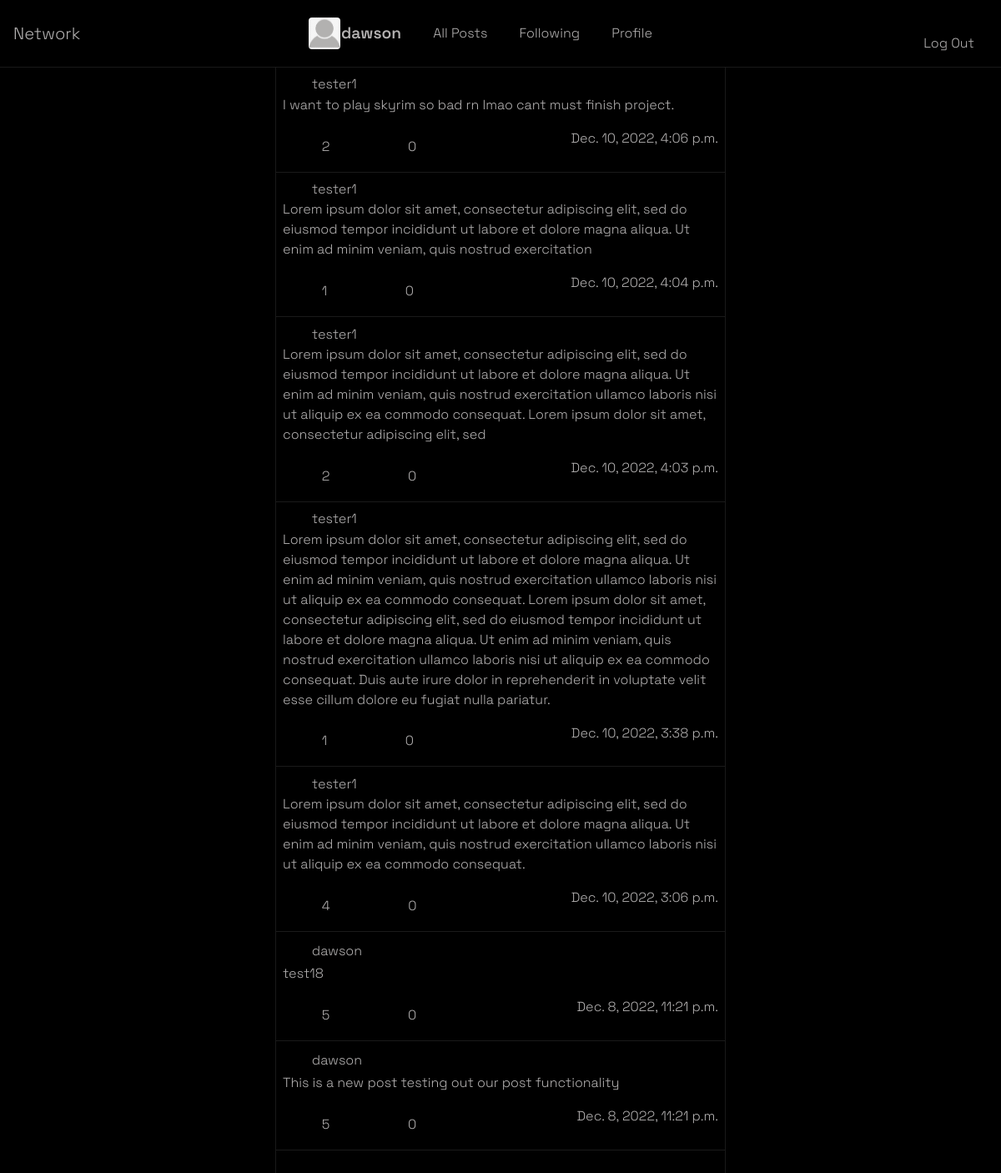
Page / (signed in) on the earlier database version.
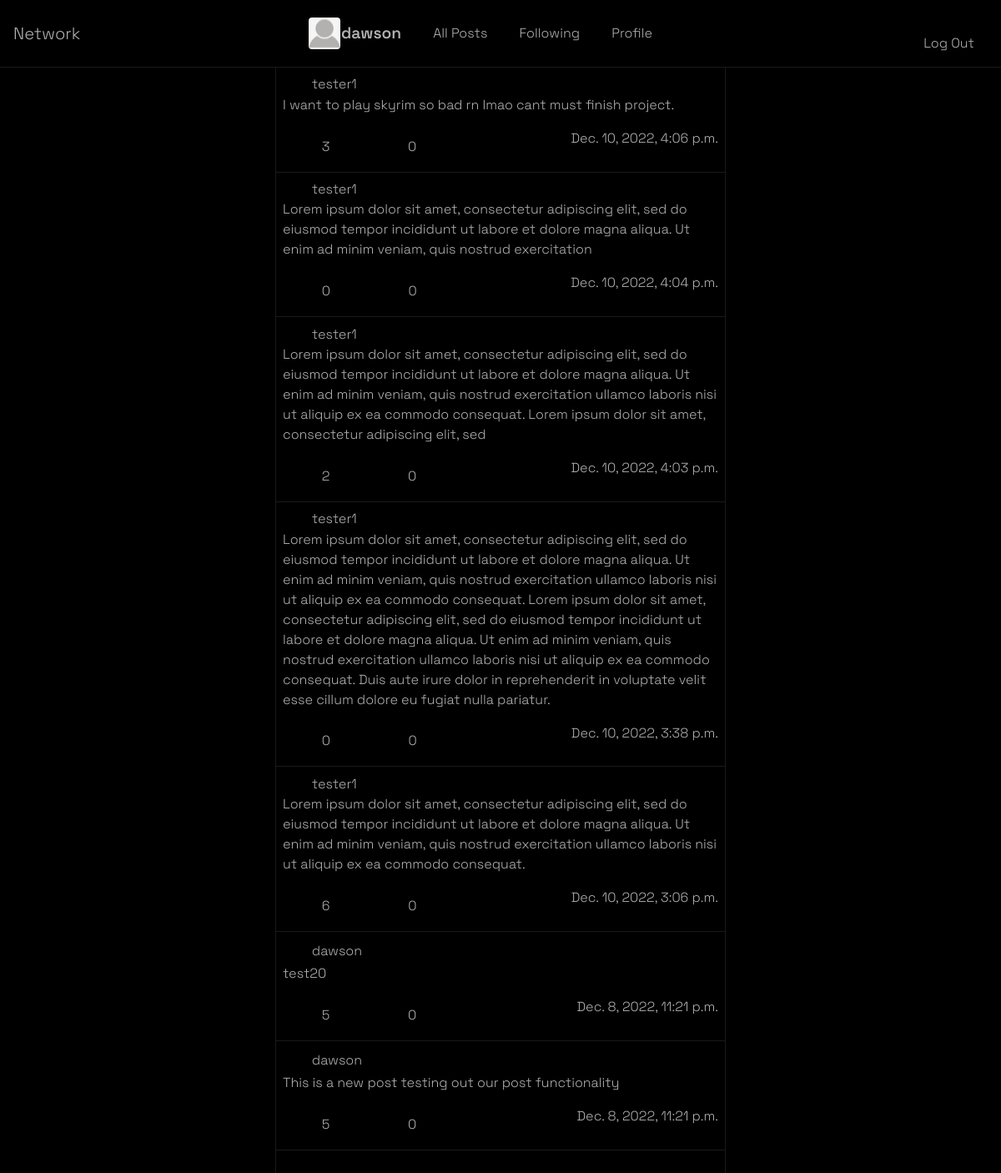
Same page on the later database version.
### network/models.py (models this page shows, shortened)
class User(AbstractUser):
    name = models.CharField(max_length=24, default="Incognito")
    bio = models.TextField(default="")
    profilePicture = models.ImageField(
        upload_to="network/static/images/", default=False, blank=True, null=True)
    followers = models.IntegerField(default=0)
    following = models.IntegerField(default=0)

class Post(models.Model):
    username = models.CharField(
        default='None', max_length=24, null=True, blank=True)
    caption = models.TextField(default="")
    timestamp = models.DateTimeField(auto_now_add=True)
    totalLikes = models.IntegerField(default=0)
    totalComments = models.IntegerField(default=0)

### network/views.py (the view, shortened to what this page needs)
# urls.py: path("", views.index, name="index"),
def index(request):
    posts = Post.objects.all().values()
    posts = posts.order_by("-timestamp").all()
    posts = Paginator(posts, 10)
    print(request)
    if posts.num_pages <= 5:
        return render(request, "network/index.html", {
            'postForm': PostForm,
            'numPages': posts.num_pages,
            'posts': posts.page(1).object_list,
        })
    return render(request, "network/index.html", {
        'postForm': PostForm,
        'numPages': posts.num_pages,
        'posts': posts.page(1).object_list,
    })

### network/templates/network/index.html (shortened to what this page needs)
{% extends "network/layout.html" %}
{% block body %}
    <div id='index-body'>
        <div id='post-container'>
            {% for i in posts %}
            <div class='single-post-container' id='{{ i.id }}'>
                <div class='user-info'>
                    <a class='profile-link' href='/profile/{{ i.username }}'><div id='{{ i.username }}' class='index-user-info-top'><box-icon id='profilePicIcon' name='user-circle' size='sm' color='rgb(230, 230, 230)'></box-icon>{{ i.username }}</div></a>
                    {% if i.username == user.username %}
                        <div class='edit-post'>
                            <button type="button" id='editPostButton' class="btn btn-dark" data-toggle="modal" data-target="#editPostPopup" data-whatever="@getbootstrap">
                                <box-icon animation='none' id='editPostSvg' name='plus-circle' size='30px' color="rgb(230, 230, 230)"></box-icon></button>
                        </div>
                    {% endif %}
                    </div>
                <div class='post-content'>
                    <p id='para_{{ i.id }}'>
                        {{ i.caption }}
                    </p>
                </div>
                <div class='post-footer'>
                    <div class='interactions'>
                        <form class='interaction-form' method='POST'>
                            <div class='interaction-form'>
                                <button type='submit' class='like interaction-button' name='{{ i.id }}'><box-icon color='white' size='sm' name='like' class='interaction-icons'></box-icon></button>
                                <p id='p-{{ i.id }}'>{{ i.totalLikes }}</p>
                            </div>
                            <div class='interaction-form'>
                                <button type='submit' class='dislike interaction-button' name='{{ i.id }}'><box-icon color='white' size='sm' name='dislike' class='interaction-icons'></box-icon></button>
                                <button type='submit' class='comment interaction-button' name='{{ i.id }}'><box-icon color='white' size='sm' name='comment' class='interaction-icons'></box-icon></button>
                                <p id='p-{{ i.id }}'>{{ i.totalComments }}</p>
                            </div>
                        </form>
                    </div>
                    <div class='post-timestamp'>
                        {{ i.timestamp }}
                    </div>
                </div>
            </div>
            {% endfor %}
            <nav aria-label="Page navigation example">
                <ul id='paginator-buttons' class="pagination">
                  <div>
                    <li class="disabled">
                    <a id='previous-page' href="/" tabindex="-1"><box-icon animation='fade-left-hover' color="rgb(230, 230, 230)" name='left-arrow-alt' ></box-icon></a>
                  </li>
                </div>
                <div>
                  <li class="">
                    <a id='next-page' href="/"><box-icon animation='fade-right-hover' color="rgb(230, 230, 230)" name='right-arrow-alt'></box-icon></a>
                  </li>
                </div>
                </ul>
              </nav>
        </div>
    </div>
{% endblock %}

### network/templates/network/layout.html (shortened to what this page needs)
{% load static %}
<!DOCTYPE html>
<html lang="en">
    <head>
        <link rel="stylesheet" href="https://cdn.jsdelivr.net/npm/bootstrap@4.0.0/dist/css/bootstrap.min.css">
        <link rel="stylesheet" href="https://stackpath.bootstrapcdn.com/bootstrap/4.4.1/css/bootstrap.min.css">
        <link href="{% static 'network/styles.css' %}" rel="stylesheet">
    </head>
    <body>
        <nav id='navbar' class="navbar navbar-expand-lg">
            <a class="navbar-brand" href="#">Network</a>
            <div id='navbar-container'>
              <ul class="navbar-nav mr-auto" >
                {% if user.is_authenticated %}
                    <li class="nav-item">
                        <a id="profile-pic" class="nav-link" href="/profile/{{ user.username }}">
                            {% if user.profilePicture != 'False' %}
                                <img src="network/static/images/{{ user.profilePicture }}" id='navbar-profilePic'>
                            {% else %}
                                <box-icon id='profilePicIcon' name='user-circle' size='md' color='rgb(230, 230, 230)'></box-icon>
                            {% endif %}
                            <strong id='logged-in-username' data-logged-in-user="{{user.id}}">{{ user.username }}</strong></a>
                    </li>
                {% endif %}
                <li class="nav-item">
                  <a class="nav-link" href="{% url 'index' %}">All Posts</a>
                </li>
                {% if user.is_authenticated %}
                    <li class="nav-item">
                        <div>
                        <a class="nav-link" href="#"><span>Following<span></a>
                        </div>
                    </li>
                    <li class="nav-item">
                        <a class="nav-link" href="#">Profile</a>
                    </li>
                    <li class="nav-item">
                        <button type="button" id='newPostButton' class="btn btn-dark" data-toggle="modal" data-target="#modalBackdrop" data-whatever="@getbootstrap">
                            <box-icon animation='none' id='newPostSvg' name='plus-circle' size='30px' color="rgb(230, 230, 230)"></box-icon></button>
                    </li>
                </div>
                    <li class="nav-item">
                        <a class="nav-link" href="{% url 'logout' %}">Log Out</a>
                    </li>
                {% endif %}
          </nav>
          <hr id='fullscreen-split'>
            {% block body %}
            {% endblock %}
    </body>
</html>

### network/static/network/styles.css (style rules this page uses)
body { font-family: 'Space Grotesk', sans-serif; background-color: black; font-weight: 300; color: rgb(180, 178, 178); width: 100%; height: 100%; }
#navbar { background-color: black; justify-content: space-between; }
strong { font-size: larger; font-weight: 600; }
#profile-pic { display: flex; align-items: center; }
#profilePicIcon { margin-right: 10px; }
#navbar a { text-decoration: none ; color: rgb(180, 178, 178); transition: all .25s linear; }
#navbar-container { width: 45%; text-align: center; }
#navbar ul { justify-content: space-evenly; align-items: center !important; }
.nav-item::marker { color: black; }
#navbar-profilePic { height: 40px; width: 40px; }
#newPostButton, #editPostButton { display: flex; background-color: black; justify-content: center !important; align-items: center !important;; height: 30px; width: 30px; border-color: black; border-radius: 50%; }
img { width: 100px; height: 100px; border: solid 1px black; border-radius: 5px; object-fit: cover; }
#fullscreen-split { margin-top: 0; margin-bottom: 0; border-top: 1px solid rgba(255, 255, 255, 0.1); }
#index-body { display: flex; justify-content: center; width: 100%; }
#post-container { margin-top: 0px;; height: calc(100% - 38px); width: 45%; border-left: 1px solid rgba(255, 255, 255, 0.1); border-right: 1px solid rgba(255, 255, 255, 0.1); }
.user-info { display: flex; align-items: center; justify-content: space-between; }
.profile-link { text-decoration: none; color: rgb(180, 178, 178); }
.index-user-info-top { display: flex; align-items: center; cursor: pointer }
.single-post-container { padding: .5rem; border-bottom: 1px solid rgba(255, 255, 255, 0.1); }
#paginator-buttons { display: flex; margin: 1% !important; margin-left: 2% !important; margin-right: 2% !important; justify-content: space-between; }
.interaction-form { display: flex; align-items: center; }
.interaction-form p { margin-bottom: 0px; }
.interaction-button { background-color: black; border: none; }
.post-footer { display: flex; justify-content: space-between; }
.interaction-icons { margin: 5px; }
.interactions { display: flex; justify-content: space-between; vertical-align: center; }

Differences in the rows shown:
changed Post "I want to play skyrim so bad rn lmao cant must finish project.": totalLikes "2" → "3"
changed Post "Dec. 10, 2022, 4:04 p.m.": totalLikes "1" → "0"
changed Post "Dec. 10, 2022, 3:38 p.m.": totalLikes "1" → "0"
changed Post "Dec. 10, 2022, 3:06 p.m.": totalLikes "4" → "6"
changed Post: caption "test18" → "test20"
